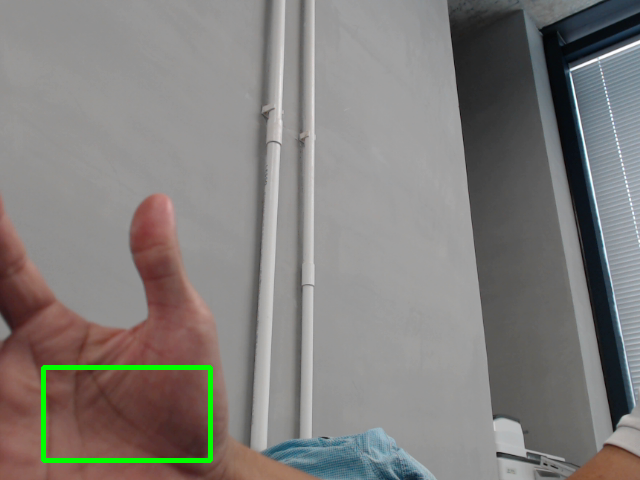
#> input picture Section33_Webcam Motion/app8_email_webcam_detection/images/1.png, 640 x 480 px, given in place of the camera
$ python main.py
#> lines starting #> are read from the running program, lines starting #| are printed output that depends on the picture
import glob
import os
import time
from threading import Thread

import cv2

from cleanfuntion import clean_folder
from emailing import send_email

# --- Helpers ---
def send_email_safe(image_path: str):
    """Send email and print the real result (success/fail)."""
    try:
        send_email(image_path)
        print(f"✅ Email actually sent with image: {image_path}")
    except Exception as e:
        print("❌ Email failed:", repr(e))


# --- Camera ---
video = cv2.VideoCapture(0, cv2.CAP_DSHOW)
time.sleep(1)

first_frame = None
status_list = [0, 0]   # keep only last 2 statuses safely
count = 1

# ensure folder exists
os.makedirs("images", exist_ok=True)

# cooldown: minimum seconds between emails (avoid spamming)
COOLDOWN_SECONDS = 10
last_email_time = 0

while True:
    status = 0

    check, frame = video.read()
#> frame is the input picture: shape (480, 640, 3); mean B, G, R 123.3, 126.1, 129.1
    if not check:
        time.sleep(0.1)
        continue

    # 1) Gray
    gray = cv2.cvtColor(frame, cv2.COLOR_BGR2GRAY)
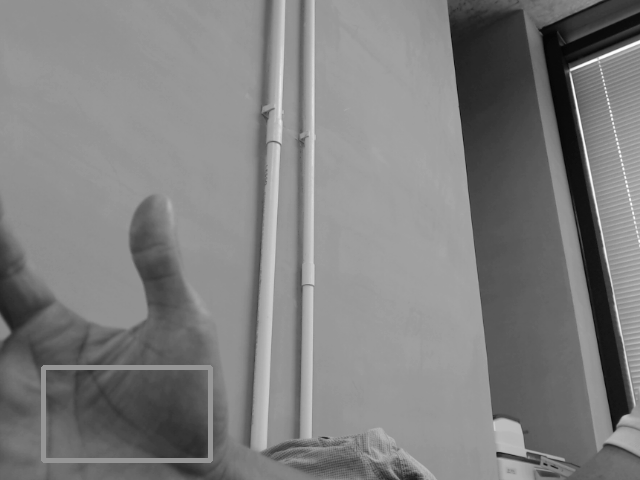
#> gray: shape (480, 640); min 3, max 254, mean 126.7

    # 2) Blur
    gray_frame_gau = cv2.GaussianBlur(gray, (21, 21), 0)
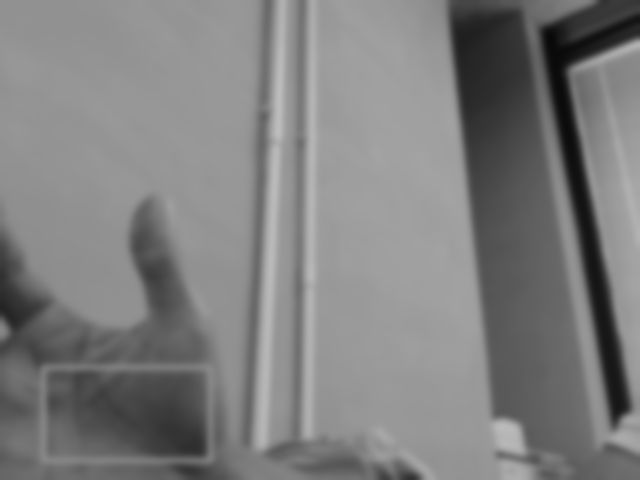
#> gray_frame_gau: shape (480, 640); min 8, max 189, mean 126.7

    # Store first frame once (background reference)
    if first_frame is None:
        first_frame = gray_frame_gau
        cv2.imshow("Video", frame)
        if cv2.waitKey(1) == ord("q"):
#> (key q is pressed here)
            break
        continue

    delta_frame = cv2.absdiff(first_frame, gray_frame_gau)

    # 3) Threshold
    thresh_frame = cv2.threshold(delta_frame, 60, 255, cv2.THRESH_BINARY)[1]

    # 4) Dilate
    dil_frame = cv2.dilate(thresh_frame, None, iterations=2)

    # Contours
    contours, _ = cv2.findContours(dil_frame, cv2.RETR_EXTERNAL, cv2.CHAIN_APPROX_SIMPLE)

    for contour in contours:
        if cv2.contourArea(contour) < 5000:
            continue

        status = 1  # motion/object detected

        x, y, w, h = cv2.boundingRect(contour)
        cv2.rectangle(frame, (x, y), (x + w, y + h), (0, 255, 0), 3)

        # Save frames while motion is happening
        cv2.imwrite(f"images/{count}.png", frame)
        count += 1

    # Keep only last 2 statuses
    status_list.append(status)
    status_list = status_list[-2:]

    # Motion ended (1 -> 0)
    if status_list[0] == 1 and status_list[1] == 0:
        now = time.time()

        # Cooldown check
        if now - last_email_time >= COOLDOWN_SECONDS:
            all_images = sorted(glob.glob("images/*.png"))
            if all_images:
                middle_index = len(all_images) // 2
                image_with_object = all_images[middle_index]

                email_thread = Thread(target=send_email_safe, args=(image_with_object,), daemon=True)
                clean_thread = Thread(target=clean_folder, daemon=True)

                email_thread.start()
                clean_thread.start()

                last_email_time = now
            else:
                print("⚠️ No images found to send.")
        else:
            print("⏳ Cooldown active - skipping email to avoid spam.")

        # Reset counter for next event
        count = 1

        # Reset background so motion can end cleanly next time
        first_frame = None

    print("status_list:", status_list)

    cv2.imshow("Video", frame)

    key = cv2.waitKey(1)
    if key == ord("q"):
        break

video.release()
cv2.destroyAllWindows()
